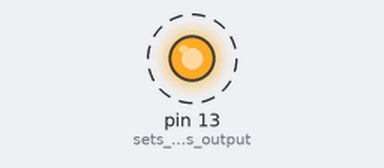
A sketch run on a simulated Arduino Uno, built with avr-gcc and run on an emulated ATmega328P. Parts: output pins drawn as LEDs (lit = HIGH). Dashed ring = blinking. What the sketch prints to the serial monitor is not drawn.

Above: at 0.5 s.
Timing chart, 0 to 4.6 s (numbered marks = the images above):
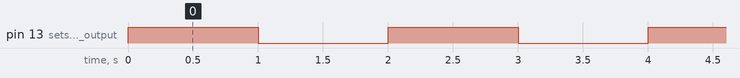

The sketch:

BlinkenSend.ino
```cpp
/*
 * Based on Blink: The basic Arduino example.
 * Turns on an LED on and off for one second each,
 * and sends the LED state into the computer via serial USB.
 * Open the Serial Monitor in Arduino software to see incoming data.
 * Kevin Walker Feb 2013
 */

void setup()
{
  pinMode(13, OUTPUT);      // sets pin 13 as output
  Serial.begin(115200);    // begin serial
}

void loop()
{
  digitalWrite(13, HIGH);   // turns the LED on
  Serial.println("on");
  delay(1000);                  // waits for a second

  digitalWrite(13, LOW);    // turns the LED off
  Serial.println("off");
  delay(1000);                  // waits for a second
}
```

Measured:
- by itself, pin 13 (sets_pin_13_as_output): alternates HIGH for 1.0 s and LOW for 1.0 s
